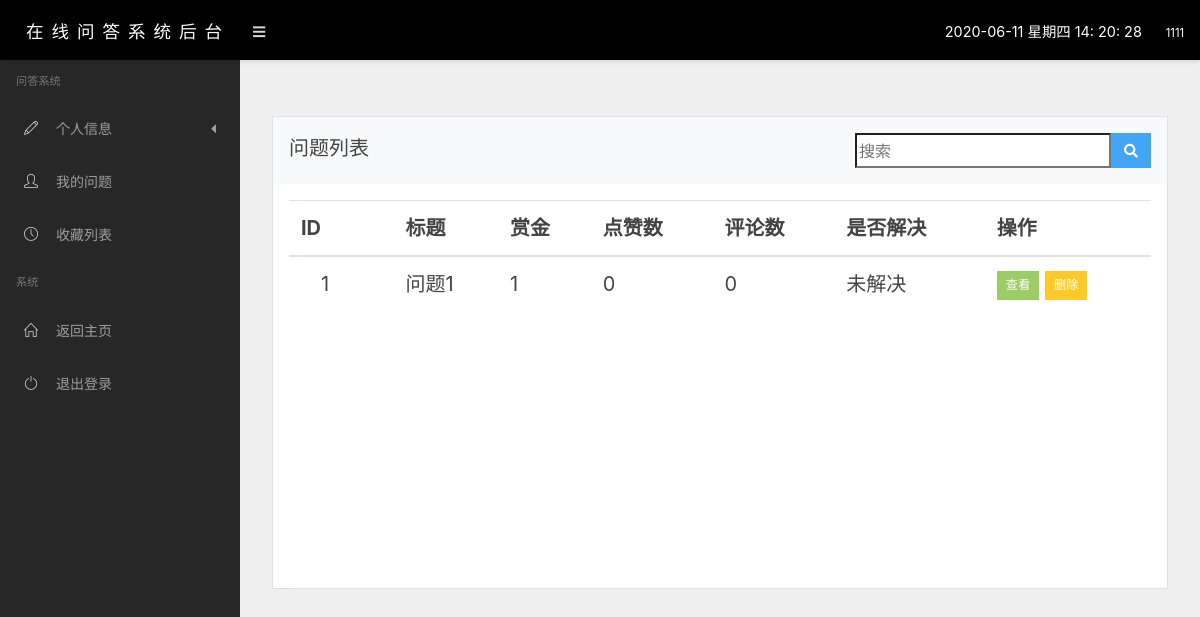
The page /user/question/ (signed in) on the database as committed earlier.
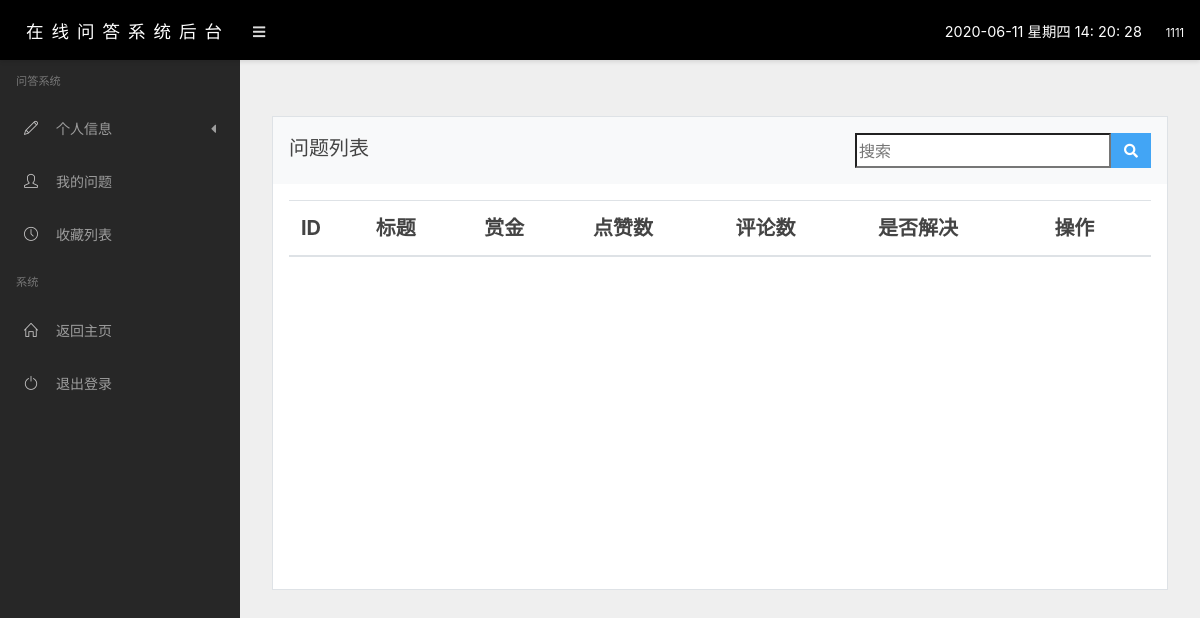
The same page on the database as committed later.
### app/models.py (models this page shows, shortened)
class Question(models.Model):
    top_choice = (
        ("T", "置顶"),
        ("F", "不置顶"),
    )
    status_choice = (
        ("T", "已解决"),
        ("F", "未解决"),
    )
    id = models.AutoField(primary_key=True, verbose_name="ID")
    users = models.ForeignKey(Users, on_delete=models.CASCADE, verbose_name="提问者")
    top = models.CharField(choices=top_choice, max_length=1, default="F", verbose_name="是否置顶")
    title = models.CharField(max_length=100, verbose_name="帖子标题")
    content = models.TextField(verbose_name="帖子内容")
    bonus = models.IntegerField(verbose_name="悬赏金额", default=10)
    likes = models.IntegerField(verbose_name="点赞数", default=0)
    comments = models.IntegerField(verbose_name="评论数", default=0)
    createTime = models.DateTimeField(auto_now=True, verbose_name="提问时间")
    status = models.CharField(choices=status_choice, max_length=1, default="F", verbose_name="是否解决")
    class Meta:
        verbose_name = "帖子管理"
        verbose_name_plural = "帖子管理"

### app/libs/identity_check.py (the view)
    def wra(req,*arg,**kwargs):
        identity = req.session.get('username')
        if identity:
            return func(req,*arg,**kwargs)
        else:
            return redirect("/login_register_page/")

### app/libs/identity_check.py (called while the page is built)
def login_need(func):
    def wra(req,*arg,**kwargs):
        identity = req.session.get('username')
        if identity:
            return func(req,*arg,**kwargs)
        else:
            return redirect("/login_register_page/")
    return wra

### app/views.py (called while the page is built)
def get_current_user(request):
    username = request.session["username"]
    user = Users.objects.get(username=username)
    return user

### manager/views.py (called while the page is built)
@login_need
def question(request):
    user = get_current_user(request)
    q = Question.objects.filter(users=user)
    key = request.GET.get("Search")
    if key:
        q = q.filter(title__contains=key)
    return render(request,"manager/question.html",{"q":q})

### templates/manager/question.html (shortened to what this page needs)
{% extends 'manager/base.html' %}
{% block content %}
    <div class="row mt-4">
        <div class="col-md-12">
                    <div class="card">
                        <div class="card-header bg-light">
                                问题列表
         <div class="w3l_search float-right">
    			<form action="/user/question/" method="get">
    				<input type="search" name="Search" style="Float:left;height:35px;font-size: 16px" placeholder="搜索" required="">
    				<button type="submit" class="btn btn-primary" style="Float:left;height:35px" aria-label="Left Align">
    					<i class="fa fa-search" aria-hidden="true"> </i>
    				</button>
    			</form>
		      </div>
                        </div>
                        <div class="card-body">
                            <div class="table-responsive">
                                <table class="table table-hover">
                                    <thead>
                                    <tr>
                                        <th>ID</th>
                                        <th>标题</th>
                                        <th>赏金</th>
                                        <th>点赞数</th>
                                        <th>评论数</th>
                                        <th>是否解决</th>
                                        <th>操作</th>
                                    </tr>
                                    </thead>
                                    <tbody style="height: 300px;overflow-y: auto">
                                    {% for g in q %}
                                    <tr>
                                        <td>
                                            <span>{{ g.id }}</span>
                                        </td>
                                        <td>{{ g.title }}</td>
                                        <td>{{ g.bonus }}</td>
                                        <td>{{ g.likes }}</td>
                                        <td class="text-nowrap">{{ g.comments }}</td>
                                    {% if g.status == "T" %}
                                        <td>已解决</td>
                                    {% else %}
                                        <td>未解决</td>
                                    {% endif %}
                                        <td>
                                            <button type="button" class="btn btn-success btn-sm" onclick="window.location.href='/detail/{{ g.id }}'">查看</button>
                                            <button type="button" class="btn btn-warning btn-sm" onclick="delete_question({{ g.id }})">删除</button>
                                        </td>
                                    </tr>
                                    {% endfor %}
                                    </tbody>
                                </table>
                            </div>
                        </div>
                    </div>
                </div>
    </div>
{% endblock %}

Rows that differ between the two databases and show on the page:
removed Question: id "1", title "问题1", bonus "1", likes "0", comments "0", status "未解决"
